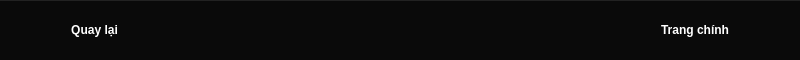
<?xml version="1.0" encoding="UTF-8"?>
<ui version="4.0">
 <class>Footer2</class>
 <widget class="QWidget" name="Footer2">
  <property name="geometry">
   <rect>
    <x>0</x>
    <y>0</y>
    <width>800</width>
    <height>60</height>
   </rect>
  </property>
  <property name="minimumSize">
   <size>
    <width>800</width>
    <height>60</height>
   </size>
  </property>
  <property name="windowTitle">
   <string>Form</string>
  </property>
  <property name="styleSheet">
   <string notr="true">#Footer2{background-color:#0A0A0A; border-top: 1px solid #222;}
#btnBack {
    color: white;
    border-radius: 10px;
    padding: 10px 20px;
    font-weight: bold;
}
#btnBack:hover {
    background-color: #FFB36B;
}
#btnHome {
    color: white;
    border-radius: 10px;
    padding: 10px 20px;
    font-weight: bold;
}
#btnHome:hover {
    background-color: #FFB36B;
}</string>
  </property>
  <layout class="QHBoxLayout" name="horizontalLayout_2">
   <item>
    <layout class="QHBoxLayout" name="horizontalLayout">
     <property name="spacing">
      <number>10</number>
     </property>
     <property name="leftMargin">
      <number>40</number>
     </property>
     <property name="rightMargin">
      <number>40</number>
     </property>
     <item>
      <widget class="QPushButton" name="btnBack">
       <property name="text">
        <string>Quay lại</string>
       </property>
       <property name="icon">
        <iconset resource="../../resources.qrc">
         <normaloff>:/assets/icon/BackIcon.png</normaloff>:/assets/icon/BackIcon.png</iconset>
       </property>
       <property name="iconSize">
        <size>
         <width>20</width>
         <height>20</height>
        </size>
       </property>
      </widget>
     </item>
     <item>
      <spacer name="horizontalSpacer">
       <property name="orientation">
        <enum>Qt::Orientation::Horizontal</enum>
       </property>
       <property name="sizeType">
        <enum>QSizePolicy::Policy::MinimumExpanding</enum>
       </property>
       <property name="sizeHint" stdset="0">
        <size>
         <width>400</width>
         <height>20</height>
        </size>
       </property>
      </spacer>
     </item>
     <item>
      <widget class="QPushButton" name="btnHome">
       <property name="text">
        <string>Trang chính</string>
       </property>
       <property name="icon">
        <iconset resource="../../resources.qrc">
         <normaloff>:/assets/icon/HomeIcon.png</normaloff>:/assets/icon/HomeIcon.png</iconset>
       </property>
       <property name="iconSize">
        <size>
         <width>16</width>
         <height>16</height>
        </size>
       </property>
      </widget>
     </item>
    </layout>
   </item>
  </layout>
 </widget>
 <resources>
  <include location="../../resources.qrc"/>
 </resources>
 <connections/>
</ui>
